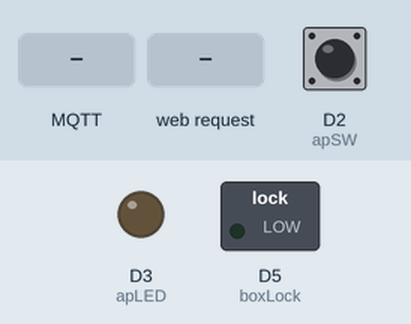
Bench run of a sketch on a simulated ESP8266 (NodeMCU). Shown: switched loads named in the sketch (green lamp = pin HIGH), output pins drawn as LEDs (lit = HIGH). Inputs (shaded band) come from the test bench; at power-on: D2 (apSW) LOW. WiFi joins after 1.5 s; servers stay silent unless stated; EEPROM starts erased; no MQTT or app messages arrive unless stated; what the sketch prints to the serial monitor is not drawn.

Above: at 1.2 s.
1.3 s: D2 (apSW) pulled HIGH for 0.15 s
At 2.6 s:
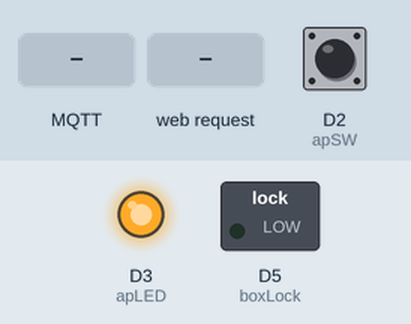
2.9 s: MQTT message "1" arrives on the first subscribed topic
At 3.3 s:
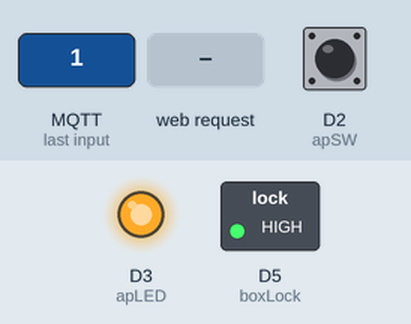
8.9 s: HTTP request GET /setwififinish/ received
At 9.3 s:
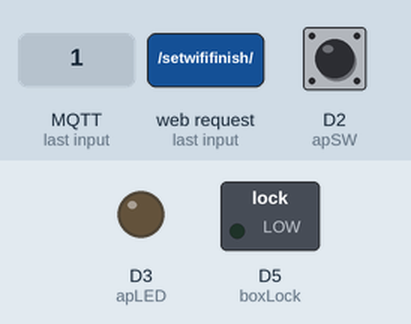
10.4 s: MQTT message "1" arrives on the first subscribed topic
At 11.4 s:
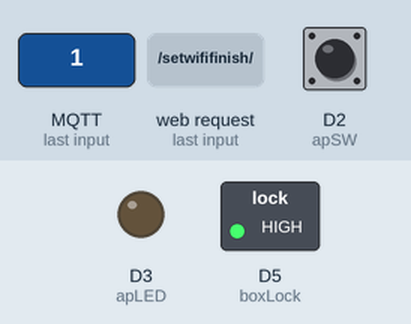
Timing chart, 0 to 13.4 s (numbered marks = the images above; inputs shaded):
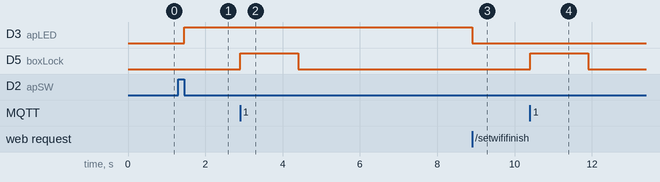

Measured:
- after the input at 1.3 s, D3 (apLED): LOW → HIGH after 0.15 s
- after the input at 2.9 s, D5 (boxLock): LOW → HIGH at once, → LOW 1.5 s later
- after the input at 8.9 s, D3 (apLED): HIGH → LOW at once
- after the input at 10.4 s, D5 (boxLock): LOW → HIGH at once, → LOW 1.5 s later

The sketch:

Group_boxLock.ino
```cpp
//0-10
//11-20
//21-30
//101
//201
//301
//MQTT_AP
#include<ESP8266WiFi.h>
#include<PubSubClient.h>
#include <EEPROM.h>
#define apSW D2      //AP模式按鈕
#define apLED D3     //AP模式LED顯示
#define boxLock D5   //relay腳位

bool apLastState = LOW;
bool apToggle = LOW;
bool modeLastState = LOW;
bool modeToggle = LOW;

const char *ssid = "Group_Box" ; // Enter your WiFi name
const char *password = "12345678" ;   // Enter WiFi password
String homeSSID = "XXXXXXXXX";
String homePassWord = "XXXXXXXXXX";
String groupName = "";
String strTopic;
String sendValue;
bool homeWifiState = false;
bool boxLockState = false;

// MQTT Broker
const char *mqtt_broker = "broker.emqx.io" ;
const char *topic = "/test" ;
const char *mqtt_username = "Group4" ;
const char *mqtt_password = "666666" ;
const int mqtt_port = 1883 ;

//millis
int startTime;
int Duration;
int ONTime = 1500;
int ConnectTime=10000;
int OffTime=500;

WiFiClient espClient;
WiFiServer server(80);
PubSubClient client(espClient) ;

void setup() {
  pinMode(apLED, OUTPUT);
  pinMode(boxLock, OUTPUT);
  EEPROM.begin(1024);
  Serial.begin(115200);
  server.begin();
  getHomeWifiValue();
  strTopic = groupName + "_Box/test";
  Serial.println(strTopic);
  WiFi.begin (homeSSID.c_str(), homePassWord.c_str());
}

void loop() {
  if(WiFi.status() != WL_CONNECTED) {
   //沒連上homeWifi
   homeWifiState = false;
//   Serial.println ("未連接homeWifi");
   no_connect_homeWifi_mqtt();
  }else{
   homeWifiState = true;
//   Serial.println("已連上homeWifi");
   WiFi.softAPdisconnect(true);
   connect_homeWifi();
  }
  //開啟/關閉 AP模式
  bool apBtn = digitalRead(apSW);
  if(apBtn){
    apLastState = apBtn;
  }
  if(apBtn != apLastState){
    apToggle = !apToggle;
    if(apToggle == HIGH){
      digitalWrite(apLED,HIGH);
      open_AP_Mode(); //開啟AP模式副程式
    }else{
      //關閉AP
      digitalWrite(apLED,LOW);
      WiFi.softAPdisconnect(true);
    }
    apLastState = LOW;
  }
  //讀取AP請求
  get_AP_Request();

  client. loop();
}
void open_AP_Mode(){
  //清空EEPROM
  CleanEEPROM();
  //設定IP及wifi模式為AP
  IPAddress Ip(192, 168, 255, 1);   //設定固定IP
  IPAddress NMask(255, 0, 0, 0);    //設定遮罩
  WiFi.softAPConfig(Ip, Ip, NMask); //建立接入點信息
  WiFi.mode(WIFI_AP);               //設定WiFi模式
  WiFi.softAP(ssid, password);      //設定WiFi名稱及密碼
  IPAddress MyIP = WiFi.softAPIP(); //取得設備IP
  Serial.print("AP IP address: ");
  Serial.println(MyIP);
}
//關閉AP副程式
void off_AP_Mode(){
  //從EEPROM取得WiFi將要連線的WiFi名稱/密碼
  getHomeWifiValue();
  //連線至家中WiFi
  WiFi.begin (homeSSID.c_str(), homePassWord.c_str());
}
void get_AP_Request(){
  WiFiClient clientAP = server.available();
  if (!clientAP) {
    return;
  }
  Serial.println("new client");
  while(!clientAP.available()){
    delay(1);
  }
  //讀取請求訊息
  String req = clientAP.readStringUntil('\r');
  clientAP.flush();
  int n = req.length();
  String req_wifiName;
  String req_wifiPassWord;
  //匹配請求
  if ( req.indexOf("/wifiname/") != -1){
    //WiFi名稱
    Serial.println(req);
    req_wifiName = req.substring(14,n-9);             //擷取http後段的資料
    sendValue = String(req_wifiName.length())+'@';    //將@加入WiFi名稱數量之後做為之後燒入ROM的定位點
    Serial.println(sendValue);
    Write_String(0,sendValue);                        //將變數sendValue燒入ROM中
    Write_String(101,req.substring(14,n-9));          //將WiFi名稱燒入ROM中
  }else if(req.indexOf("/wifipassword/") != -1){
    //WiFi密碼
    Serial.println(req);
    req_wifiPassWord = req.substring(18,n-9);         //擷取http後段的資料
    sendValue = String(req_wifiPassWord.length())+'@';//將@加入WiFi密碼數量之後做為之後燒入ROM的定位點
    Serial.println(sendValue);
    Write_String(11,sendValue);                       //將變數sendValue燒入ROM中
    Write_String(201,req.substring(18,n-9));          //將WiFi名稱燒入ROM中
  }else if(req.indexOf("/groupname/")!= -1){
    //群組名稱
    Serial.println(req);
    req_wifiPassWord = req.substring(15,n-9);         //擷取http後段的資料
    sendValue = String(req_wifiPassWord.length())+'@';//將@加入WiFi密碼數量之後做為之後燒入ROM的定位點
    Serial.println(sendValue);
    Write_String(21,sendValue);                       //將變數sendValue燒入ROM中
    Write_String(301,req.substring(15,n-9));
  }else if(req.indexOf("/setwififinish/") != -1){
    apToggle = !apToggle;
    //最後的請求
    digitalWrite(apLED,apToggle);
    off_AP_Mode();                                    //呼叫關閉AP副程式
  }else {
    Serial.println("invalid request");
    clientAP.stop();
    return;
  }
  clientAP.flush();
  String s = "HTTP/1.1 200 OK\r\nContent-Type: text/html\r\n\r\n<!DOCTYPE HTML>\r\n<html>\r\n";
  s += "OK";
  clientAP.print(s);
  delay(10);
  Serial.println("Client disonnected");
  s += "</html>\n";
}

//ROM寫入副程式:a是起始位，str為要保存的字符串
void Write_String(int a,String str){
  //把str的數據一個個保存在EEPROM
  for (int i = 0; i < str.length(); i++){
    EEPROM.write(a + i, str[i]);
  }
  EEPROM.commit();
}

//ROM讀出副程式a是起始位，b將讀幾位
String Read_String(int a, int b){
  String data = "";
  //從EEPROM中逐个讀取出值，並串接
  for (int i = 0; i < b; i++){
    if(EEPROM.read(a + i)=='@'){
      break;
    }else{
      data += char(EEPROM.read(a + i));
    }
  }
  return data;
}

//清除ROM中的資料的副程式
void CleanEEPROM(){
    for (size_t i = 0; i < EEPROM.length(); i++)
    {
        EEPROM.write(i, 0);
    }
    EEPROM.commit();
}
//WiFi連線處理副程式
void connect_homeWifi(){
//  Serial . println ( "Connected to the WiFi network" );
  //connecting to a mqtt broker
  client. setServer (mqtt_broker, mqtt_port);
  client. setCallback (callback);
  while(!client. connected()){
    String client_id = "esp8266-client-" ;
    client_id += String (WiFi.macAddress());
    Serial.printf ( "The client %s connects to the public mqtt broker\n" , client_id. c_str ());
    if (client.connect (client_id. c_str (), mqtt_username, mqtt_password)) {
       Serial.println ( "Public emqx mqtt broker connected" );
    } else {
       //未連接MQTT
       Serial.println ("未連接MQTT");
       no_connect_homeWifi_mqtt();          //未連接MQTT時要做的副程式
    }
//    client. publish (topic, "hello emqx" ); //傳送MQTT
    client. subscribe (strTopic.c_str());              //訂閱MQTT
    break;
  }
  if(client. connected()){
    connect_homeWifi_mqtt();                //連接MQTT時要做的副程式
  }
}
//未連上WiFi或MQTT要做的副程式
void no_connect_homeWifi_mqtt(){
//  Serial.println ("未連上MQTT要做的事");
}

//連上MQTT要做的副程式
void connect_homeWifi_mqtt(){
//  Serial.println ("連上MQTT要做的事");
    Duration=millis()-startTime;
    if(Duration>=ONTime && boxLockState==true){
      digitalWrite(boxLock,LOW);
      boxLockState = false;
    }
}

//MQTT訂閱回傳
void callback(char *topic,byte *payload,unsigned int length){
     Serial.print("Message arrived in topic:" );
     Serial.println (topic);
     Serial.print ("Message:");
     String MqttValue = "";
     for(int i = 0 ; i < length; i++){
       Serial.print((char) payload[i]);
       MqttValue += (char) payload[i];
     }
     Serial.println();
     Serial.println("-----------------------");

     //解鎖
     if(MqttValue.toInt() == 0){
        digitalWrite(boxLock,LOW);
        boxLockState = false;
     }else if(MqttValue.toInt() == 1){
        digitalWrite(boxLock,HIGH);
        boxLockState = true;
        startTime=millis();
     }else{}
}

//讀取ROM資料副程式
void getHomeWifiValue(){
  //讀取wifi名稱
  String s1=Read_String(101,Read_String(0,10).toInt());
  Serial.print("燒入wifi名稱：");
  Serial.println(s1);
  homeSSID = s1;
  //讀取wifi密碼
  String s2=Read_String(201,Read_String(11,20).toInt());
  Serial.print("燒入wifi密碼：");
  Serial.println(s2);
  homePassWord = s2;
  WiFi.begin (homeSSID.c_str(), homePassWord.c_str());
  //讀取Group名稱
  String s3=Read_String(301,Read_String(21,30).toInt());
  Serial.print("燒入Group名稱：");
  Serial.println(s3);
  groupName = s3;
}
```
